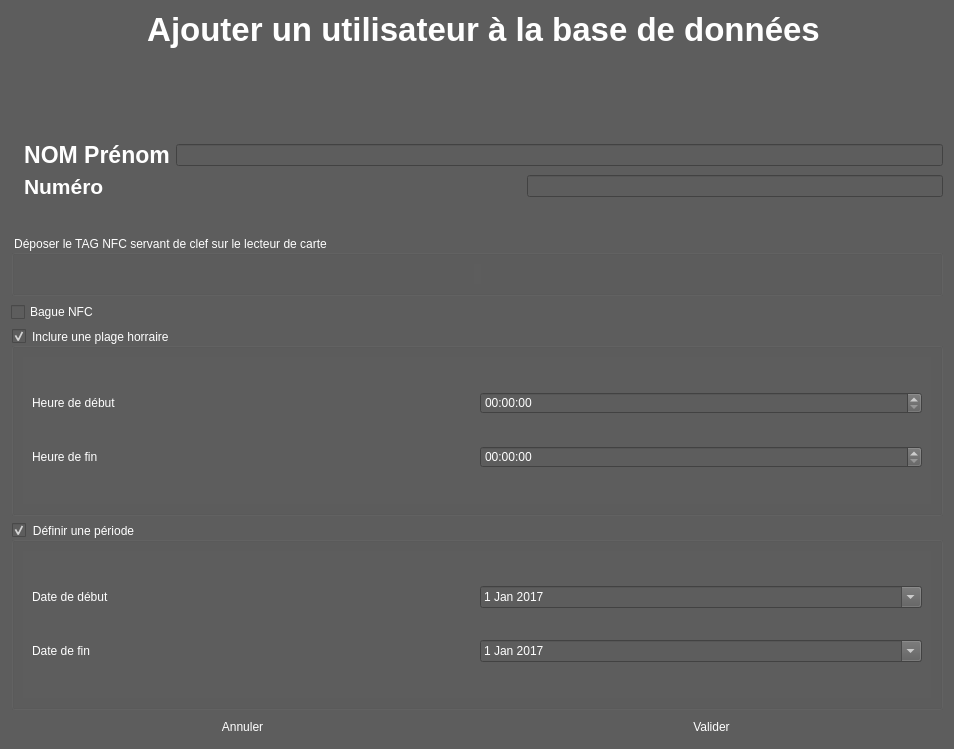
<?xml version="1.0" encoding="UTF-8"?>
<ui version="4.0">
 <class>CreerAuthaurisation</class>
 <widget class="QDialog" name="CreerAuthaurisation">
  <property name="enabled">
   <bool>true</bool>
  </property>
  <property name="geometry">
   <rect>
    <x>0</x>
    <y>0</y>
    <width>954</width>
    <height>749</height>
   </rect>
  </property>
  <property name="cursor">
   <cursorShape>SizeVerCursor</cursorShape>
  </property>
  <property name="windowTitle">
   <string>Dialog</string>
  </property>
  <property name="windowIcon">
   <iconset>
    <normaloff>Images/utilisateurs.png</normaloff>Images/utilisateurs.png</iconset>
  </property>
  <property name="styleSheet">
   <string notr="true">background-color:#5D5D5D;color:#FFFFFF;</string>
  </property>
  <layout class="QVBoxLayout" name="verticalLayout_2">
   <item>
    <layout class="QHBoxLayout" name="horizontalLayout_9">
     <item>
      <widget class="QLabel" name="label_2">
       <property name="text">
        <string/>
       </property>
       <property name="pixmap">
        <pixmap>Images/utilisateurs.png</pixmap>
       </property>
      </widget>
     </item>
     <item>
      <layout class="QVBoxLayout" name="verticalLayout">
       <item>
        <widget class="QLabel" name="label">
         <property name="font">
          <font>
           <pointsize>25</pointsize>
           <weight>75</weight>
           <bold>true</bold>
          </font>
         </property>
         <property name="styleSheet">
          <string notr="true">color:white;</string>
         </property>
         <property name="text">
          <string>Ajouter un utilisateur à la base de données</string>
         </property>
         <property name="alignment">
          <set>Qt::AlignCenter</set>
         </property>
        </widget>
       </item>
       <item>
        <widget class="QLabel" name="label_error">
         <property name="font">
          <font>
           <pointsize>13</pointsize>
           <weight>75</weight>
           <bold>true</bold>
          </font>
         </property>
         <property name="styleSheet">
          <string notr="true">color:yellow;</string>
         </property>
         <property name="text">
          <string/>
         </property>
        </widget>
       </item>
       <item>
        <spacer name="verticalSpacer">
         <property name="orientation">
          <enum>Qt::Vertical</enum>
         </property>
         <property name="sizeHint" stdset="0">
          <size>
           <width>20</width>
           <height>40</height>
          </size>
         </property>
        </spacer>
       </item>
       <item>
        <layout class="QHBoxLayout" name="horizontalLayout">
         <item>
          <widget class="QLabel" name="label_9">
           <property name="font">
            <font>
             <pointsize>17</pointsize>
             <weight>75</weight>
             <bold>true</bold>
            </font>
           </property>
           <property name="styleSheet">
            <string notr="true">color:white;</string>
           </property>
           <property name="text">
            <string>NOM Prénom</string>
           </property>
           <property name="alignment">
            <set>Qt::AlignCenter</set>
           </property>
          </widget>
         </item>
         <item>
          <widget class="QLineEdit" name="edit_nom_prenom">
           <property name="enabled">
            <bool>true</bool>
           </property>
           <property name="styleSheet">
            <string notr="true">color:white;</string>
           </property>
           <property name="clearButtonEnabled">
            <bool>false</bool>
           </property>
          </widget>
         </item>
        </layout>
       </item>
       <item>
        <layout class="QHBoxLayout" name="horizontalLayout_5">
         <item>
          <widget class="QLabel" name="label_4">
           <property name="font">
            <font>
             <pointsize>16</pointsize>
             <weight>75</weight>
             <bold>true</bold>
            </font>
           </property>
           <property name="text">
            <string>Numéro</string>
           </property>
          </widget>
         </item>
         <item>
          <spacer name="horizontalSpacer_3">
           <property name="orientation">
            <enum>Qt::Horizontal</enum>
           </property>
           <property name="sizeHint" stdset="0">
            <size>
             <width>40</width>
             <height>20</height>
            </size>
           </property>
          </spacer>
         </item>
         <item>
          <widget class="QLineEdit" name="edit_numero">
           <property name="text">
            <string/>
           </property>
          </widget>
         </item>
        </layout>
       </item>
      </layout>
     </item>
    </layout>
   </item>
   <item>
    <widget class="QLabel" name="indication_NFC">
     <property name="font">
      <font>
       <pointsize>16</pointsize>
       <weight>75</weight>
       <bold>true</bold>
      </font>
     </property>
     <property name="contextMenuPolicy">
      <enum>Qt::CustomContextMenu</enum>
     </property>
     <property name="styleSheet">
      <string notr="true">color:white;</string>
     </property>
     <property name="text">
      <string/>
     </property>
     <property name="alignment">
      <set>Qt::AlignCenter</set>
     </property>
    </widget>
   </item>
   <item>
    <widget class="QGroupBox" name="groupBox_3">
     <property name="title">
      <string>Déposer le TAG NFC servant de clef sur le lecteur de carte</string>
     </property>
     <layout class="QHBoxLayout" name="horizontalLayout_3">
      <item>
       <spacer name="horizontalSpacer">
        <property name="orientation">
         <enum>Qt::Horizontal</enum>
        </property>
        <property name="sizeHint" stdset="0">
         <size>
          <width>396</width>
          <height>20</height>
         </size>
        </property>
       </spacer>
      </item>
      <item>
       <widget class="QLabel" name="NFC_OK">
        <property name="enabled">
         <bool>true</bool>
        </property>
        <property name="maximumSize">
         <size>
          <width>100</width>
          <height>100</height>
         </size>
        </property>
        <property name="text">
         <string/>
        </property>
        <property name="pixmap">
         <pixmap>Images/recherche_nfc_ok.png</pixmap>
        </property>
        <property name="scaledContents">
         <bool>true</bool>
        </property>
        <property name="alignment">
         <set>Qt::AlignCenter</set>
        </property>
       </widget>
      </item>
      <item>
       <spacer name="horizontalSpacer_2">
        <property name="orientation">
         <enum>Qt::Horizontal</enum>
        </property>
        <property name="sizeHint" stdset="0">
         <size>
          <width>396</width>
          <height>20</height>
         </size>
        </property>
       </spacer>
      </item>
     </layout>
    </widget>
   </item>
   <item>
    <widget class="QCheckBox" name="check_bague">
     <property name="text">
      <string>Bague NFC</string>
     </property>
    </widget>
   </item>
   <item>
    <widget class="QGroupBox" name="groupbox_horraire">
     <property name="title">
      <string>Inclure une plage horraire </string>
     </property>
     <property name="flat">
      <bool>true</bool>
     </property>
     <property name="checkable">
      <bool>true</bool>
     </property>
     <property name="checked">
      <bool>true</bool>
     </property>
     <layout class="QVBoxLayout" name="verticalLayout_4">
      <item>
       <widget class="QWidget" name="widget_plage_horraire" native="true">
        <property name="enabled">
         <bool>true</bool>
        </property>
        <property name="sizePolicy">
         <sizepolicy hsizetype="MinimumExpanding" vsizetype="MinimumExpanding">
          <horstretch>0</horstretch>
          <verstretch>0</verstretch>
         </sizepolicy>
        </property>
        <property name="maximumSize">
         <size>
          <width>16777215</width>
          <height>16777213</height>
         </size>
        </property>
        <layout class="QVBoxLayout" name="verticalLayout_3">
         <item>
          <layout class="QHBoxLayout" name="horizontalLayout_4">
           <item>
            <widget class="QLabel" name="label_3">
             <property name="text">
              <string>Heure de début</string>
             </property>
            </widget>
           </item>
           <item>
            <widget class="QTimeEdit" name="_heure_debut">
             <property name="enabled">
              <bool>true</bool>
             </property>
             <property name="calendarPopup">
              <bool>true</bool>
             </property>
            </widget>
           </item>
          </layout>
         </item>
         <item>
          <layout class="QHBoxLayout" name="horizontalLayout_6">
           <item>
            <widget class="QLabel" name="label_5">
             <property name="text">
              <string>Heure de fin</string>
             </property>
            </widget>
           </item>
           <item>
            <widget class="QTimeEdit" name="_heure_fin"/>
           </item>
          </layout>
         </item>
        </layout>
       </widget>
      </item>
     </layout>
    </widget>
   </item>
   <item>
    <widget class="QGroupBox" name="groupbox_periode">
     <property name="title">
      <string>Définir une période</string>
     </property>
     <property name="flat">
      <bool>true</bool>
     </property>
     <property name="checkable">
      <bool>true</bool>
     </property>
     <property name="checked">
      <bool>true</bool>
     </property>
     <layout class="QVBoxLayout" name="verticalLayout_5">
      <item>
       <widget class="QWidget" name="widget_periode" native="true">
        <property name="enabled">
         <bool>true</bool>
        </property>
        <property name="sizePolicy">
         <sizepolicy hsizetype="MinimumExpanding" vsizetype="MinimumExpanding">
          <horstretch>0</horstretch>
          <verstretch>0</verstretch>
         </sizepolicy>
        </property>
        <property name="maximumSize">
         <size>
          <width>16777215</width>
          <height>16777213</height>
         </size>
        </property>
        <layout class="QVBoxLayout" name="verticalLayout_6">
         <item>
          <layout class="QHBoxLayout" name="horizontalLayout_7">
           <item>
            <widget class="QLabel" name="label_6">
             <property name="text">
              <string>Date de début</string>
             </property>
            </widget>
           </item>
           <item>
            <widget class="QDateEdit" name="_date_debut">
             <property name="dateTime">
              <datetime>
               <hour>0</hour>
               <minute>0</minute>
               <second>0</second>
               <year>2017</year>
               <month>1</month>
               <day>1</day>
              </datetime>
             </property>
             <property name="calendarPopup">
              <bool>true</bool>
             </property>
            </widget>
           </item>
          </layout>
         </item>
         <item>
          <layout class="QHBoxLayout" name="horizontalLayout_8">
           <item>
            <widget class="QLabel" name="label_7">
             <property name="text">
              <string>Date de fin</string>
             </property>
            </widget>
           </item>
           <item>
            <widget class="QDateEdit" name="_date_fin">
             <property name="dateTime">
              <datetime>
               <hour>0</hour>
               <minute>0</minute>
               <second>0</second>
               <year>2017</year>
               <month>1</month>
               <day>1</day>
              </datetime>
             </property>
             <property name="calendarPopup">
              <bool>true</bool>
             </property>
            </widget>
           </item>
          </layout>
         </item>
        </layout>
       </widget>
      </item>
     </layout>
    </widget>
   </item>
   <item>
    <layout class="QHBoxLayout" name="horizontalLayout_2">
     <item>
      <widget class="QPushButton" name="bouton_annuler">
       <property name="styleSheet">
        <string notr="true">color:white;background-color:#5D5D5D;</string>
       </property>
       <property name="text">
        <string>Annuler</string>
       </property>
       <property name="default">
        <bool>false</bool>
       </property>
       <property name="flat">
        <bool>true</bool>
       </property>
      </widget>
     </item>
     <item>
      <widget class="QPushButton" name="bouton_valider">
       <property name="styleSheet">
        <string notr="true">color:white;background-color:#5D5D5D</string>
       </property>
       <property name="text">
        <string>Valider</string>
       </property>
       <property name="flat">
        <bool>true</bool>
       </property>
      </widget>
     </item>
    </layout>
   </item>
  </layout>
 </widget>
 <resources/>
 <connections>
  <connection>
   <sender>groupbox_horraire</sender>
   <signal>clicked(bool)</signal>
   <receiver>widget_plage_horraire</receiver>
   <slot>setVisible(bool)</slot>
   <hints>
    <hint type="sourcelabel">
     <x>65</x>
     <y>454</y>
    </hint>
    <hint type="destinationlabel">
     <x>186</x>
     <y>499</y>
    </hint>
   </hints>
  </connection>
  <connection>
   <sender>groupbox_horraire</sender>
   <signal>clicked()</signal>
   <receiver>CreerAuthaurisation</receiver>
   <slot>update()</slot>
   <hints>
    <hint type="sourcelabel">
     <x>419</x>
     <y>449</y>
    </hint>
    <hint type="destinationlabel">
     <x>600</x>
     <y>439</y>
    </hint>
   </hints>
  </connection>
  <connection>
   <sender>groupbox_periode</sender>
   <signal>clicked()</signal>
   <receiver>CreerAuthaurisation</receiver>
   <slot>update()</slot>
   <hints>
    <hint type="sourcelabel">
     <x>644</x>
     <y>565</y>
    </hint>
    <hint type="destinationlabel">
     <x>699</x>
     <y>562</y>
    </hint>
   </hints>
  </connection>
  <connection>
   <sender>groupbox_periode</sender>
   <signal>clicked(bool)</signal>
   <receiver>widget_periode</receiver>
   <slot>setVisible(bool)</slot>
   <hints>
    <hint type="sourcelabel">
     <x>231</x>
     <y>566</y>
    </hint>
    <hint type="destinationlabel">
     <x>309</x>
     <y>616</y>
    </hint>
   </hints>
  </connection>
 </connections>
</ui>
